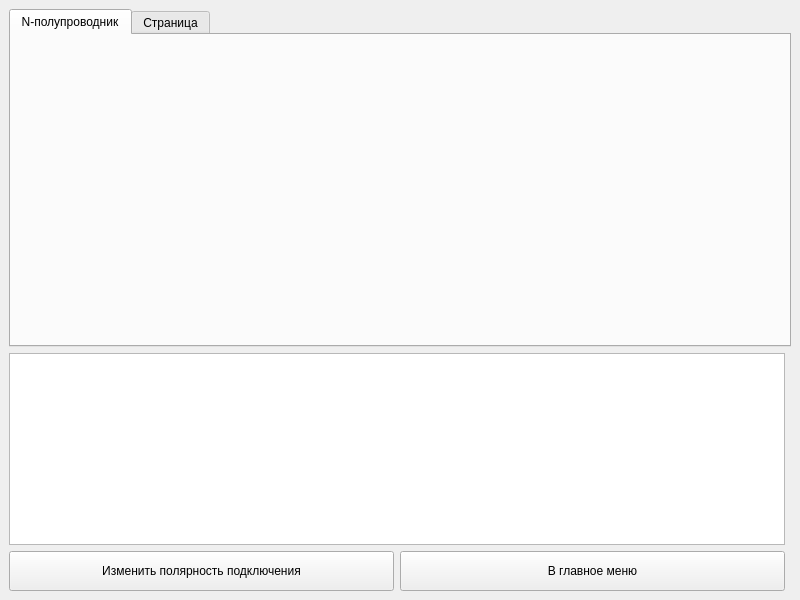
<?xml version="1.0" encoding="UTF-8"?>
<ui version="4.0">
 <class>Demo</class>
 <widget class="QMainWindow" name="Demo">
  <property name="enabled">
   <bool>true</bool>
  </property>
  <property name="geometry">
   <rect>
    <x>0</x>
    <y>0</y>
    <width>800</width>
    <height>600</height>
   </rect>
  </property>
  <property name="sizePolicy">
   <sizepolicy hsizetype="Minimum" vsizetype="Minimum">
    <horstretch>0</horstretch>
    <verstretch>0</verstretch>
   </sizepolicy>
  </property>
  <property name="minimumSize">
   <size>
    <width>800</width>
    <height>600</height>
   </size>
  </property>
  <property name="windowTitle">
   <string>Демонстрация</string>
  </property>
  <property name="animated">
   <bool>false</bool>
  </property>
  <property name="documentMode">
   <bool>false</bool>
  </property>
  <widget class="QWidget" name="centralwidget">
   <property name="sizePolicy">
    <sizepolicy hsizetype="Preferred" vsizetype="Preferred">
     <horstretch>0</horstretch>
     <verstretch>0</verstretch>
    </sizepolicy>
   </property>
   <property name="minimumSize">
    <size>
     <width>800</width>
     <height>600</height>
    </size>
   </property>
   <property name="autoFillBackground">
    <bool>true</bool>
   </property>
   <layout class="QGridLayout" name="gridLayout" rowstretch="7,0,0,0" columnstretch="10,0">
    <item row="3" column="0">
     <layout class="QHBoxLayout" name="horizontalLayout">
      <item>
       <widget class="QPushButton" name="pushButton_changePolarity">
        <property name="minimumSize">
         <size>
          <width>100</width>
          <height>40</height>
         </size>
        </property>
        <property name="text">
         <string>Изменить полярность подключения</string>
        </property>
       </widget>
      </item>
      <item>
       <widget class="QPushButton" name="pushButton_toMenu">
        <property name="minimumSize">
         <size>
          <width>100</width>
          <height>40</height>
         </size>
        </property>
        <property name="text">
         <string>В главное меню</string>
        </property>
       </widget>
      </item>
     </layout>
    </item>
    <item row="2" column="0">
     <widget class="QTextBrowser" name="textBrowser">
      <property name="font">
       <font>
        <pointsize>12</pointsize>
       </font>
      </property>
     </widget>
    </item>
    <item row="0" column="0" rowspan="2" colspan="2">
     <widget class="QTabWidget" name="tabWidget">
      <property name="tabPosition">
       <enum>QTabWidget::North</enum>
      </property>
      <property name="currentIndex">
       <number>0</number>
      </property>
      <property name="elideMode">
       <enum>Qt::ElideNone</enum>
      </property>
      <property name="usesScrollButtons">
       <bool>true</bool>
      </property>
      <property name="documentMode">
       <bool>false</bool>
      </property>
      <property name="tabsClosable">
       <bool>false</bool>
      </property>
      <property name="movable">
       <bool>true</bool>
      </property>
      <property name="tabBarAutoHide">
       <bool>false</bool>
      </property>
      <widget class="QWidget" name="n_semi">
       <attribute name="title">
        <string>N-полупроводник</string>
       </attribute>
       <layout class="QGridLayout" name="graphicLayout_nSemi"/>
      </widget>
      <widget class="QWidget" name="tab_3">
       <attribute name="title">
        <string>Страница</string>
       </attribute>
      </widget>
     </widget>
    </item>
   </layout>
  </widget>
 </widget>
 <resources/>
 <connections/>
</ui>
